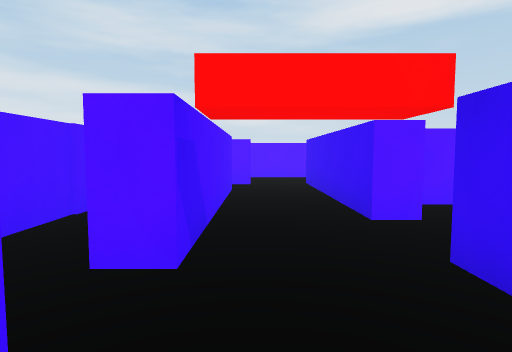
View 1 (above)

16 first-person views from a walk through a 3-D level made in the Unity game engine. The camera is 1.3 m above the floor, tilts 4° down and sees 80° across. The floor is counted in squares, 2 m on a side. Each view is taken from the middle of a square. On the plan, view 1 faces up. The plan holds only what a view shows up to about 10 squares ahead; the rest is blank. The player character is not drawn.

View 2
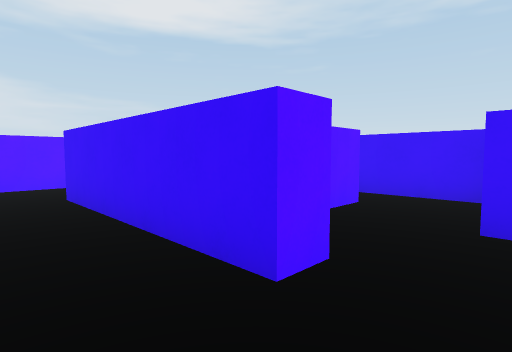

View 3
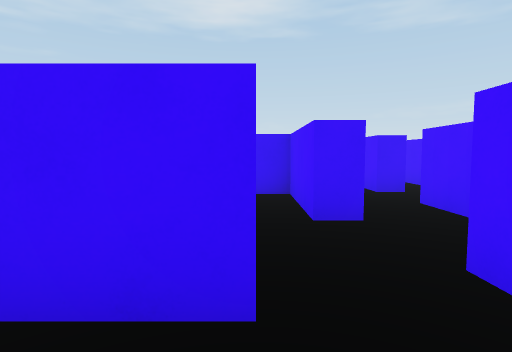

View 4
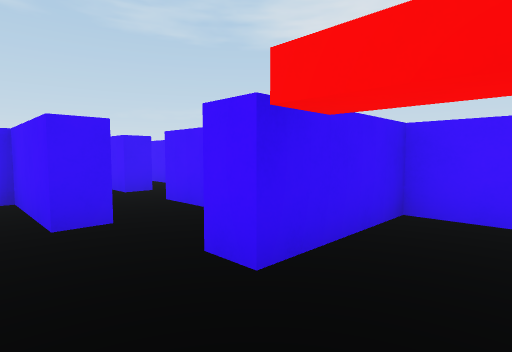

View 5
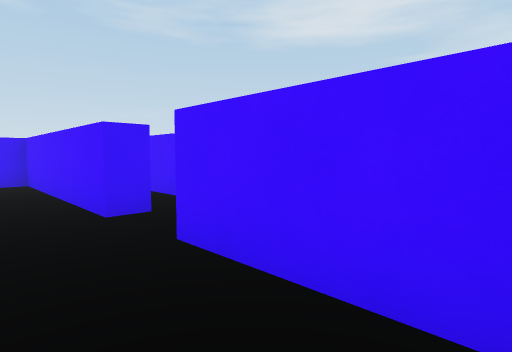

View 6
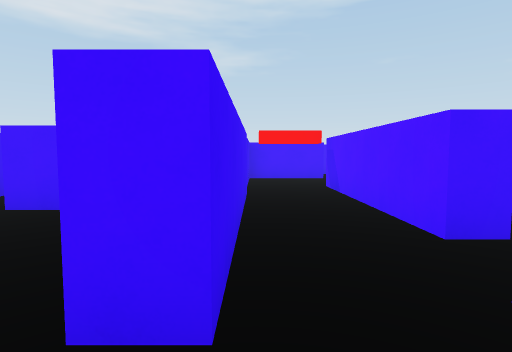

View 7
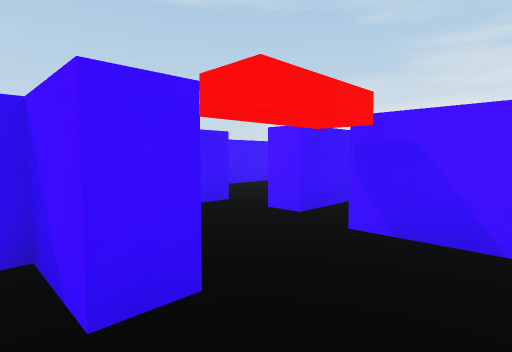

View 8
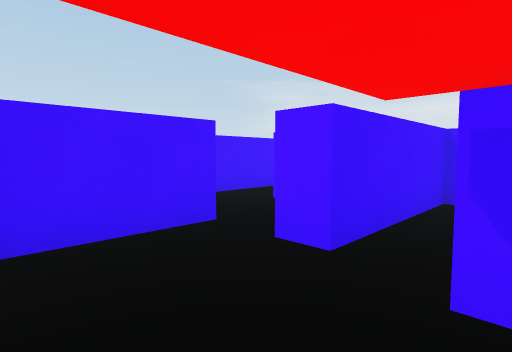

View 9
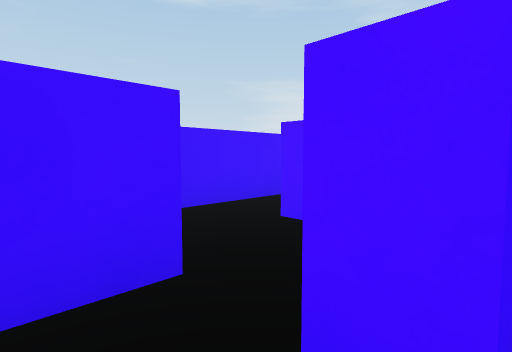

View 10
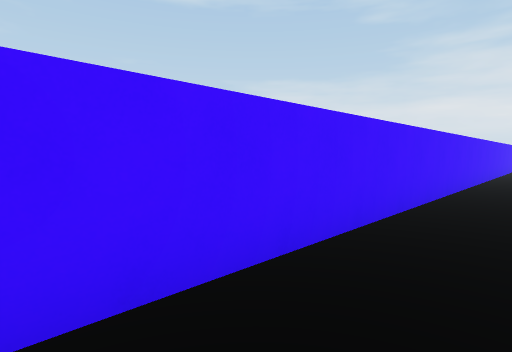

View 11
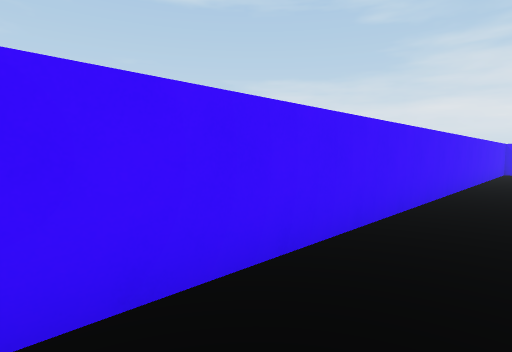

View 12
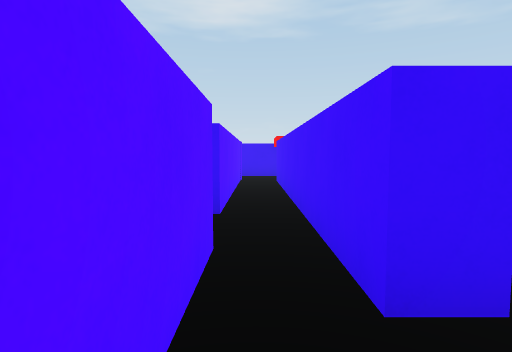

View 13
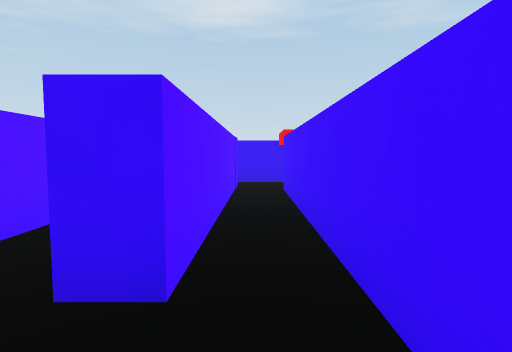

View 14
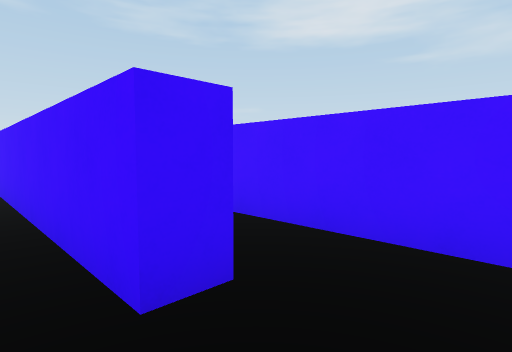

View 15
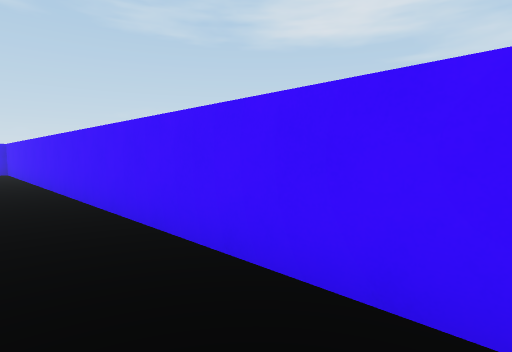

View 16
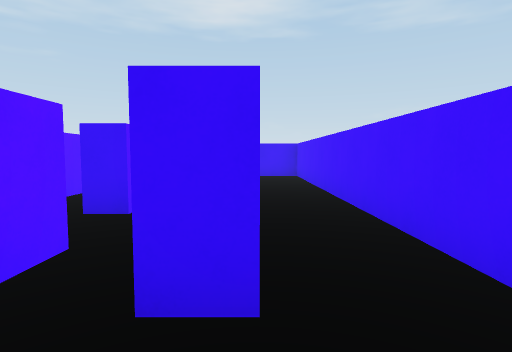

### Floor plan
Key: @ floor where view 1 was taken; # wall or solid block; x gap in a wall; . floor; T thing the floor can be seen under or through.
Columns run from 13 left of view 1 to 12 right of it. Each row starts with its distance up from view 1.
  9              ###
  8              ..
  7             #...
  6             ..#..
  5             #.#...#
  4            ##.###x#
  3            ##.#...#
  2            ##...TT###
  1          ####.##TT.#####
  0           #..@#..........#
 -1          .#..##..######..#
 -2  ........................#
 -3 ##########################

Positions as (right, up) in squares from view 1, and headings:
1: (0, 0), facing up
2: (0, 2), facing up-right
3: (0, 3), facing right
4: (0, 3), facing down-right
5: (2, 2), facing down-right
6: (1, 8), facing down
7: (2, 3), facing down-left
8: (1, 2), facing down-left
9: (0, 1), facing down-left
10: (2, -1), facing down-left
11: (-1, -1), facing down-left
12: (2, 0), facing right
13: (4, 0), facing right
14: (2, 0), facing down-right
15: (-1, -1), facing down-right
16: (2, -1), facing right
